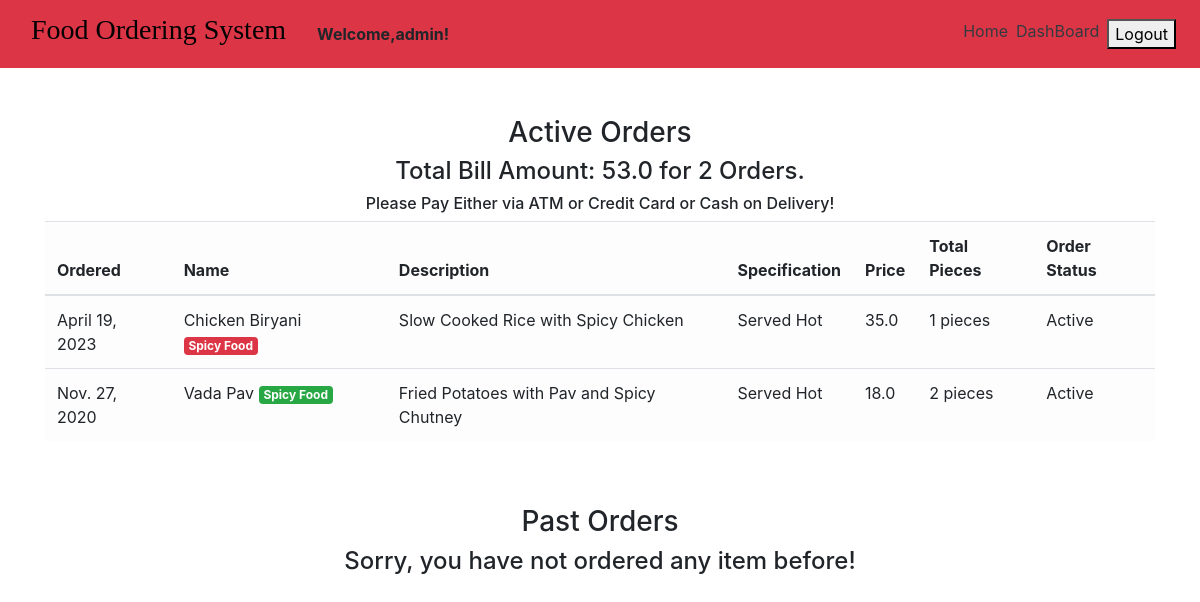
/order_details/ (signed in), run on the app's committed database.
### main/models.py (models this page shows, shortened)
class CartItems(models.Model):
    ORDER_STATUS = (
        ('Active', 'Active'),
        ('Delivered', 'Delivered')
    )
    user = models.ForeignKey(User, on_delete=models.CASCADE)
    item = models.ForeignKey(Item, on_delete=models.CASCADE)
    ordered = models.BooleanField(default=False)
    quantity = models.IntegerField(default=1)
    ordered_date = models.DateField(default=timezone.now)
    status = models.CharField(max_length=20, choices=ORDER_STATUS, default='Active')
    delivery_date = models.DateField(default=timezone.now)
    class Meta:
        verbose_name = 'Cart Item'
        verbose_name_plural = 'Cart Items'

class Item(models.Model):
    LABELS = (
        ('Best Selling Food', 'Best Selling Food'),
        ('New Food', 'New Food'),
        ('Spicy Food', 'Spicy Food'),
    )
    LABEL_COLOUR = (
        ('danger', 'danger'),
        ('success', 'success'),
        ('primary', 'primary'),
        ('info', 'info'),
        ('warning', 'warning'),
    )
    title = models.CharField(max_length=150)
    description = models.CharField(max_length=250,blank=True)
    price = models.FloatField()
    pieces = models.IntegerField(default=6)
    instructions = models.CharField(max_length=250,default="Available")
    image = models.ImageField(default='default.png', upload_to='images/')
    labels = models.CharField(max_length=25, choices=LABELS, blank=True)
    label_colour = models.CharField(max_length=15, choices=LABEL_COLOUR, blank=True)
    slug = models.SlugField(default="foods")
    created_by = models.ForeignKey(User, on_delete=models.CASCADE)

### main/views.py (the view)
# urls.py: path('order_details/', views.order_details, name='order_details'),
@require_http_methods(["GET", "POST"])
@login_required
def order_details(request):
    items = CartItems.objects.filter(user=request.user, ordered=True,status="Active").order_by('-ordered_date')
    cart_items = CartItems.objects.filter(user=request.user, ordered=True,status="Delivered").order_by('-ordered_date')
    bill = items.aggregate(Sum('item__price'))
    number = items.aggregate(Sum('quantity'))
    pieces = items.aggregate(Sum('item__pieces'))
    total = bill.get("item__price__sum")
    count = number.get("quantity__sum")
    total_pieces = pieces.get("item__pieces__sum")
    context = {
        'items':items,
        'cart_items':cart_items,
        'total': total,
        'count': count,
        'total_pieces': total_pieces
    }
    return render(request, 'main/order_details.html', context)

### main/templatetags/get_group.py (called while the page is built)
@register.filter(name='has_group')
def has_group(user, group_name):
    return user.groups.filter(name=group_name).exists()

### main/templates/main/order_details.html
{% extends "main/layout.html" %}
{% block content %}
<div class="cart">
    <div class="container">
        <div class="row">
            <div class="col-sm-12 mt-5">
                <h3 class="text-center">Active Orders</h3>
                {% if items %}
                <h4 class="text-center">Total Bill Amount: {{total}} for {{ count }} Orders.</h4>
                <h6 class="text-center">Please Pay Either via ATM or Credit Card or Cash on Delivery!</h6>
                <div class="table-responsive">
                    <table class="table table-light">
                        <thead>
                        <tr>
                            <th scope="col">Ordered</th>
                            <th scope="col">Name</th>
                            <th scope="col">Description</th>
                            <th scope="col">Specification</th>
                            <th scope="col">Price</th>
                            <th scope="col">Total Pieces</th>
                            <th scope="col">Order Status</th>
                        </tr>
                        </thead>
                        <tbody>
                            {% for item_active in items %}
                        <tr>
                            <td>{{ item_active.ordered_date }}</td>
                            <td>{{ item_active.item.title }} <span class="badge badge-{{ item_active.item.label_colour }}">{{ item_active.item.labels }}</span></td>
                            <td>{{ item_active.item.description }}</td>
                            <td>{{ item_active.item.instructions }}</td>
                            <td>{{ item_active.item.price }}</td>
                            <td>{{ item_active.item.pieces }} pieces</td>
                            <td>{{ item_active.status }}</td>
                        </tr>
                            {% endfor %}
                        </tbody>
                    </table>
                </div>
                {% else %}
                <h4 class="text-center">Sorry, you have not ordered any item yet!</h4>
                {% endif %}
            </div>
        </div>
        <div class="row">
            <div class="col-sm-12 mt-5">
                <h3 class="text-center">Past Orders</h3>
                {% if cart_items %}
                <div class="table-responsive">
                    <table class="table table-light">
                        <thead>
                        <tr>
                            <th scope="col">Ordered</th>
                            <th scope="col">Name</th>
                            <th scope="col">Description</th>
                            <th scope="col">Specification</th>
                            <th scope="col">Price</th>
                            <th scope="col">Total Pieces</th>
                            <th scope="col">Order Status</th>
                            <th scope="col">Delivery Date</th>
                        </tr>
                        </thead>
                        <tbody>
                            {% for cart in cart_items %}
                        <tr>
                            <td>{{ cart.ordered_date }}</td>
                            <td>{{ cart.item.title }} <span class="badge badge-{{ cart.item.label_colour }}">{{ cart.item.labels }}</span></td>
                            <td>{{ cart.item.description }}</td>
                            <td>{{ cart.item.instructions }}</td>
                            <td>{{ cart.item.price }}</td>
                            <td>{{ cart.item.pieces }} pieces</td>
                            <td>{{ cart.status }}</td>
                            <td>{{ cart.delivery_date }}</td>
                        </tr>
                            {% endfor %}
                        </tbody>
                    </table>
                </div>
                {% else %}
                <h4 class="text-center">Sorry, you have not ordered any item before!</h4>
                {% endif %}
            </div>
        </div>
    </div>
</div>
{% endblock content %}

### data on the page
CartItems: ordered_date "April 19, 2023", item "Chicken Biryani", item.labels "Spicy Food", item.description "Slow Cooked Rice with Spicy Chicken", item.instructions "Served Hot", item.price "35.0", item.pieces "1", status "Active"
CartItems: ordered_date "Nov. 27, 2020", item "Vada Pav", item.labels "Spicy Food", item.description "Fried Potatoes with Pav and Spicy Chutney", item.instructions "Served Hot", item.price "18.0", item.pieces "2", status "Active"

### other printed values
{{ total }} "53.0"
{{ count }} "2"
